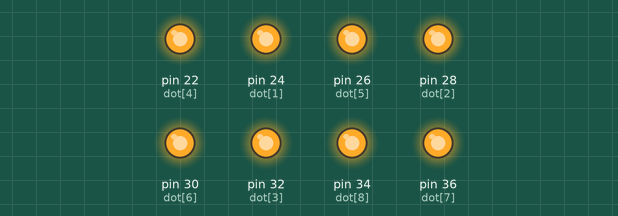
This sketch was run on a simulated Arduino Mega 2560, built with avr-gcc and run on an emulated ATmega2560. Shown: output pins drawn as LEDs (lit = HIGH).

Above: at 1.0 s.
At 3.0 s:
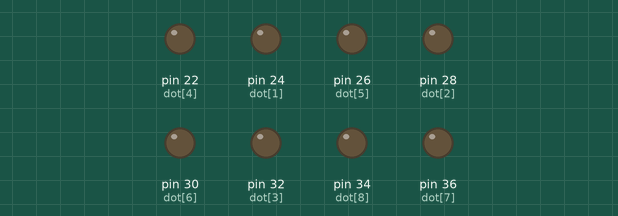
Timing chart, 0 to 5.3 s (numbered marks = the images above):
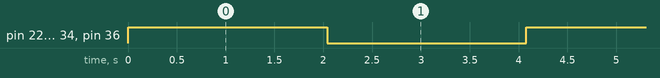

Measured:
- by itself, pin 22 (dot[4]), pin 24 (dot[1]), pin 26 (dot[5]), pin 28 (dot[2]), pin 30 (dot[6]), pin 32 (dot[3]), pin 34 (dot[8]), pin 36 (dot[7]): alternates HIGH for 2.0 s and LOW for 2.0 s

The sketch:

piezo_control.ino
```cpp
  // type(a) activates the pins on the piezoelectric to output the letter "a"\

  // Creates an array for the braille dots (1-8). There is a 0 in the first entry because it is
  // zero indexed and there is no 0 braille dot.

  // Braill dot numbering:
  //      1 4
  //      2 5
  //      3 6
  //      7 8

  // Plug ribbon cable in from 22 to 36 on the arduino
  int dot[]={0,24,28,32,22,26,30,36,34};
//  int dot[]={0,40,46,50,38,42,48,36,34};
//  22 24 26 26 28 30 32
//  38 40 42 44 46 48 50
  // Associates alphabet with numbers for use in "type" function
  int a = 1; int b = 2; int c = 3; int d = 4; int e = 5; int f = 6;
  int g = 7;  int h = 8;  int i = 9;  int j = 10; int k = 11; int l = 12;
  int m = 13; int n = 14; int o = 15; int p = 16; int q = 17; int r = 18;
  int s = 19; int t = 20; int u = 21; int v = 22; int w = 23; int x = 24;
  int y = 25; int z = 26;


  void setup(){
    for (int i=1;i<9;i++){
      pinMode(dot[i],OUTPUT);
    }
    Serial.begin(9600);

  }

  void loop(){
//    delay(1040);
//    all_up();
//    delay(1040);
//    all_down();
    all_up();
//    digitalWrite(dot[3],HIGH);
    delay(2040);
    all_down();
//    digitalWrite(dot[3],LOW);
    delay(2040);
//    haptix(pos);
  }

  void all_down(){
      digitalWrite(dot[1],LOW); digitalWrite(dot[4],LOW);
      digitalWrite(dot[2],LOW); digitalWrite(dot[5],LOW);
      digitalWrite(dot[3],LOW); digitalWrite(dot[6],LOW);
      digitalWrite(dot[7],LOW); digitalWrite(dot[8],LOW);
  }

  void all_up(){
      digitalWrite(dot[1],HIGH); digitalWrite(dot[4],HIGH);
      digitalWrite(dot[2],HIGH); digitalWrite(dot[5],HIGH);
      digitalWrite(dot[3],HIGH); digitalWrite(dot[6],HIGH);
      digitalWrite(dot[7],HIGH); digitalWrite(dot[8],HIGH);
  }

  void type(int letter){

  switch(letter){
    case 1: //a
      digitalWrite(dot[1],HIGH); digitalWrite(dot[4],LOW);
      digitalWrite(dot[2],LOW); digitalWrite(dot[5],LOW);
      digitalWrite(dot[3],LOW); digitalWrite(dot[6],LOW);
      break;
    case 2: //b
      digitalWrite(dot[1],HIGH); digitalWrite(dot[4],LOW);
      digitalWrite(dot[2],HIGH); digitalWrite(dot[5],LOW);
      digitalWrite(dot[3],LOW); digitalWrite(dot[6],LOW);
      break;
    case 3: //c
      digitalWrite(dot[1],HIGH); digitalWrite(dot[4],HIGH);
      digitalWrite(dot[2],LOW); digitalWrite(dot[5],LOW);
      digitalWrite(dot[3],LOW); digitalWrite(dot[6],LOW);
      break;
    case 4: //d
      digitalWrite(dot[1],HIGH); digitalWrite(dot[4],HIGH);
      digitalWrite(dot[2],LOW); digitalWrite(dot[5],HIGH);
      digitalWrite(dot[3],LOW); digitalWrite(dot[6],LOW);
      break;
    case 5: //e
      digitalWrite(dot[1],HIGH); digitalWrite(dot[4],LOW);
      digitalWrite(dot[2],LOW); digitalWrite(dot[5],HIGH);
      digitalWrite(dot[3],LOW); digitalWrite(dot[6],LOW);
      break;
    case 6: //f
      digitalWrite(dot[1],HIGH); digitalWrite(dot[4],HIGH);
      digitalWrite(dot[2],HIGH); digitalWrite(dot[5],LOW);
      digitalWrite(dot[3],LOW); digitalWrite(dot[6],LOW);
      break;
    case 7: //g
      digitalWrite(dot[1],HIGH); digitalWrite(dot[4],HIGH);
      digitalWrite(dot[2],HIGH); digitalWrite(dot[5],HIGH);
      digitalWrite(dot[3],LOW); digitalWrite(dot[6],LOW);
      break;
    case 8: //h
      digitalWrite(dot[1],HIGH); digitalWrite(dot[4],LOW);
      digitalWrite(dot[2],HIGH); digitalWrite(dot[5],HIGH);
      digitalWrite(dot[3],LOW); digitalWrite(dot[6],LOW);
      break;
      break;
    case 9: //i
      digitalWrite(dot[1],LOW); digitalWrite(dot[4],HIGH);
      digitalWrite(dot[2],HIGH); digitalWrite(dot[5],LOW);
      digitalWrite(dot[3],LOW); digitalWrite(dot[6],LOW);
      break;
    case 10: //j
      digitalWrite(dot[1],LOW); digitalWrite(dot[4],HIGH);
      digitalWrite(dot[2],HIGH); digitalWrite(dot[5],HIGH);
      digitalWrite(dot[3],LOW); digitalWrite(dot[6],LOW);
      break;
    case 11: //k
      digitalWrite(dot[1],HIGH); digitalWrite(dot[4],LOW);
      digitalWrite(dot[2],LOW); digitalWrite(dot[5],LOW);
      digitalWrite(dot[3],HIGH); digitalWrite(dot[6],LOW);
      break;
    case 12: //l
      digitalWrite(dot[1],HIGH); digitalWrite(dot[4],LOW);
      digitalWrite(dot[2],HIGH); digitalWrite(dot[5],LOW);
      digitalWrite(dot[3],HIGH); digitalWrite(dot[6],LOW);
      break;
    case 13: //m
      digitalWrite(dot[1],HIGH); digitalWrite(dot[4],HIGH);
      digitalWrite(dot[2],LOW); digitalWrite(dot[5],LOW);
      digitalWrite(dot[3],HIGH); digitalWrite(dot[6],LOW);;
      break;
    case 14: //n
      digitalWrite(dot[1],HIGH); digitalWrite(dot[4],HIGH);
      digitalWrite(dot[2],LOW); digitalWrite(dot[5],HIGH);
      digitalWrite(dot[3],HIGH); digitalWrite(dot[6],LOW);
      break;
    case 15: //o
      digitalWrite(dot[1],HIGH); digitalWrite(dot[4],LOW);
      digitalWrite(dot[2],LOW); digitalWrite(dot[5],HIGH);
      digitalWrite(dot[3],HIGH); digitalWrite(dot[6],LOW);
      break;
    case 16: //p:
      digitalWrite(dot[1],HIGH); digitalWrite(dot[4],HIGH);
      digitalWrite(dot[2],HIGH); digitalWrite(dot[5],LOW);
      digitalWrite(dot[3],HIGH); digitalWrite(dot[6],LOW);
      break;
    case 17: //q:
      digitalWrite(dot[1],HIGH); digitalWrite(dot[4],HIGH);
      digitalWrite(dot[2],HIGH); digitalWrite(dot[5],HIGH);
      digitalWrite(dot[3],HIGH); digitalWrite(dot[6],LOW);
      break;
    case 18: //r:
      digitalWrite(dot[1],HIGH); digitalWrite(dot[4],LOW);
      digitalWrite(dot[2],HIGH); digitalWrite(dot[5],HIGH);
      digitalWrite(dot[3],HIGH); digitalWrite(dot[6],LOW);
      break;
    case 19: //s:
      digitalWrite(dot[1],LOW); digitalWrite(dot[4],HIGH);
      digitalWrite(dot[2],HIGH); digitalWrite(dot[5],LOW);
      digitalWrite(dot[3],HIGH); digitalWrite(dot[6],LOW);
      break;
    case 20: //t:
      digitalWrite(dot[1],LOW); digitalWrite(dot[4],HIGH);
      digitalWrite(dot[2],HIGH); digitalWrite(dot[5],HIGH);
      digitalWrite(dot[3],HIGH); digitalWrite(dot[6],LOW);
      break;
    case 21: //u:
      digitalWrite(dot[1],HIGH); digitalWrite(dot[4],LOW);
      digitalWrite(dot[2],LOW); digitalWrite(dot[5],LOW);
      digitalWrite(dot[3],HIGH); digitalWrite(dot[6],HIGH);
      break;
    case 22: //v:
      digitalWrite(dot[1],HIGH); digitalWrite(dot[4],LOW);
      digitalWrite(dot[2],HIGH); digitalWrite(dot[5],LOW);
      digitalWrite(dot[3],HIGH); digitalWrite(dot[6],HIGH);
      break;
    case 23: //w:
      digitalWrite(dot[1],LOW); digitalWrite(dot[4],HIGH);
      digitalWrite(dot[2],HIGH); digitalWrite(dot[5],HIGH);
      digitalWrite(dot[3],LOW); digitalWrite(dot[6],HIGH);
      break;
    case 24: //x:
      digitalWrite(dot[1],HIGH); digitalWrite(dot[4],HIGH);
      digitalWrite(dot[2],LOW); digitalWrite(dot[5],LOW);
      digitalWrite(dot[3],HIGH); digitalWrite(dot[6],HIGH);
      break;
    case 25: //y:
      digitalWrite(dot[1],HIGH); digitalWrite(dot[4],HIGH);
      digitalWrite(dot[2],LOW); digitalWrite(dot[5],HIGH);
      digitalWrite(dot[3],HIGH); digitalWrite(dot[6],HIGH);
      break;
    case 26: //z:
      digitalWrite(dot[1],HIGH); digitalWrite(dot[4],LOW);
      digitalWrite(dot[2],LOW); digitalWrite(dot[5],HIGH);
      digitalWrite(dot[3],HIGH); digitalWrite(dot[6],HIGH);
      break;

    }
  }
  void print_letter(int letter){
    if(letter == 1) Serial.print('a');
    if(letter == 2) Serial.print('b');
    if(letter == 3) Serial.print('c');
    if(letter == 4) Serial.print('d');
    if(letter == 5) Serial.print('e');
    if(letter == 6) Serial.print('f');
    if(letter == 7) Serial.print('g');
    if(letter == 8) Serial.print('h');
    if(letter == 9) Serial.print('i');
    if(letter == 10) Serial.print('j');
    if(letter == 11) Serial.print('k');
    if(letter == 12) Serial.print('l');
    if(letter == 13) Serial.print('m');
    if(letter == 14) Serial.print('n');
    if(letter == 15) Serial.print('o');
    if(letter == 16) Serial.print('p');
    if(letter == 17) Serial.print('q');
    if(letter == 18) Serial.print('r');
    if(letter == 19) Serial.print('s');
    if(letter == 20) Serial.print('t');
    if(letter == 21) Serial.print('u');
    if(letter == 22) Serial.print('v');
    if(letter == 23) Serial.print('w');
    if(letter == 24) Serial.print('x');
    if(letter == 25) Serial.print('y');
    if(letter == 26) Serial.print('z');
  }
```
